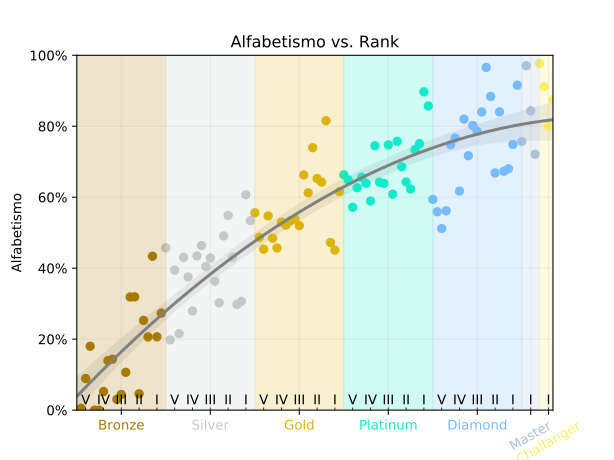

The script that saved this image:
import pandas as pd
import seaborn as sns
import math
from matplotlib.patches import Polygon
import matplotlib.pyplot as plt
import matplotlib.ticker as ticker
from random import normalvariate

pt = []
tiers = ['Bronze', 'Silver', 'Gold', 'Platinum', 'Diamond']
ranks = []
divisions = ['V', 'IV', 'III', 'II', 'I'] * 5 + ['I', 'I']
lp = range(0, 2700, 25)

for tier in tiers:
    ranks += [tier] * 20

tiers += ['Master', 'Challanger']
ranks += ['Master'] * 4 + ['Challanger'] * 4

midtiers = [50 + i*100 for i in range(len(divisions))]

for i in lp:
    pt.append(max(min(normalvariate(0, 0.1) + (1 - math.exp(-(1 + i) / 1500)), 1), 0))

df = pd.DataFrame({'Rank': ranks, 'Alfabetismo': pt, 'LP': lp})

colors = ['xkcd:bronze', 'xkcd:silver', 'xkcd:gold', 'xkcd:aqua', 'xkcd:sky blue', 'xkcd:cloudy blue', 'xkcd:yellowish']
color_list = []
for i in lp:
    if i < 2600:
        color_list.append(colors[math.floor(i/500)])
    else:
        color_list.append(colors[6])


polygons = []
for tier in range(len(tiers)):
    if tier < 5:
        verts = [(tier*500, 0), (tier*500, 1), ((tier+1)*500, 1), ((tier+1)*500, 0)]
    elif tier == 5:
        verts = [(2500, 0), (2500, 1), (2600, 1), (2600, 0)]
    else:
        verts = [(2600, 0), (2600, 1), (2700, 1), (2700, 0)]

    poly = Polygon(verts, color=colors[tier], alpha=0.2)
    polygons.append(poly)



fig, ax = plt.subplots()

[ax.add_patch(poly) for poly in polygons]

sns.regplot(x="LP", y="Alfabetismo", data=df, order=2, scatter=False, truncate=True, color='gray', ax=ax)
ax.scatter(x=df["LP"], y=df["Alfabetismo"], c=color_list)

plt.xticks((250, 750, 1250, 1750, 2250, 2550, 2650), tiers)
plt.yticks((0, 0.2, 0.4, 0.6, 0.8, 1), ('0%', '20%', '40%', '60%', '80%', '100%'))

[t.set_color(i) for (i,t) in zip(colors,ax.xaxis.get_ticklabels())]
[tick.set_rotation(30) for tick in ax.xaxis.get_ticklabels()[-2:]]

plt.tick_params(axis='x', which='minor', direction='in', pad=-12)

ax.xaxis.set_minor_locator(ticker.FixedLocator(midtiers))
ax.xaxis.set_minor_formatter(ticker.FixedFormatter(divisions))

plt.ylim(0, 1)
plt.xlim(0, 2675)
plt.ylabel('Alfabetismo')
plt.title('Alfabetismo vs. Rank')

plt.grid(b=True, alpha=0.2)

plt.savefig('graph.svg')
